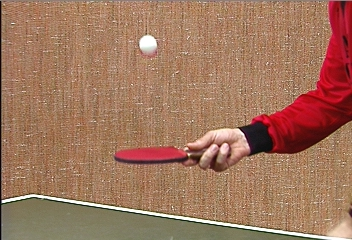
%> input picture assignment3/pingpong/0001.jpeg, 352 x 240 px, given in place of 00000001.jpg, which was not available
$ octave harris_demo.m   (GNU Octave 9; MATLAB toolbox functions it lacks are replaced by stand-ins)
%> lines starting %> are read from the running program, lines starting %| are printed output that depends on the picture; pictures that were not available may be replaced by others from this repository, and a replacement may not be noted
### assignment3/harris_corner_detector.m
function [thresh_mask, r, c] = harris_corner_detector(image, kernel_size, sigma, threshold)
% Image preprocessing
image2 = im2double(rgb2gray(image));
image2 = normalize(image2);

% Apply a gaussian filter and get the sobel derivatives
gauss = fspecial('gauss', kernel_size, sigma);
image2 = imfilter(image2, gauss, 'same');
[Gx,Gy] = imgradientxy(image2, 'sobel');

% Calculate Q Values
A = imgaussfilt(Gx.^2);
B = imgaussfilt(Gx.*Gy);
C = imgaussfilt(Gy.^2);

% Calculate H
H = (A .* C - B.^2) - 0.04*(A + C).^2;

% Filter out local maximums
max_mask = imregionalmax(H);
H_max = H.*max_mask;

% Apply the threshold
thresh_mask = H_max > threshold;
[r, c] = find(thresh_mask);

% Plot the images
subplot(1,3,1);
imshow(Gx);
subplot(1,3,2);
imshow(Gy);
subplot(1,3,3);
imshow(image);

% Apply cornerpoints to image
for i = 1:length(r)
    h = images.roi.Circle(gca,'Center',[c(i) r(i)],'Radius',5);
end

end

### assignment3/harris_demo.m
image_toy = imread('.\person_toy\00000001.jpg');
%> image_toy is the input picture: size 240x352x3 uint8; mean R, G, B 160.4, 117.4, 93.1
image_pingpong = imread('.\pingpong\0000.jpeg');
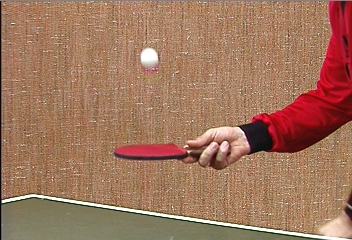
%> input picture assignment3/pingpong/0000.jpeg, 352 x 240 px
%> image_pingpong is the input picture: size 240x352x3 uint8; mean R, G, B 160.4, 117.6, 93.3

% Toy person image
kernel_size = 5;
sigma = 1;

% threshold = 1;
% [H, r, c] = harris_corner_detector(image_toy, kernel_size, sigma, threshold);
% pause(1)
threshold = 10;
[H, r, c] = harris_corner_detector(image_toy, kernel_size, sigma, threshold);
%> in harris_corner_detector, `image2 = im2double(rgb2gray(image));`:
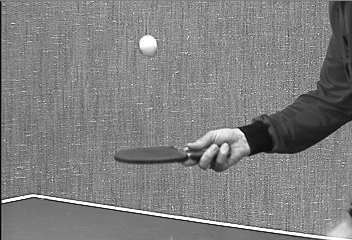
%> image2: size 240x352 double; min 0.00392, max 1, mean 0.5
%> in harris_corner_detector, `image2 = normalize(image2);`:
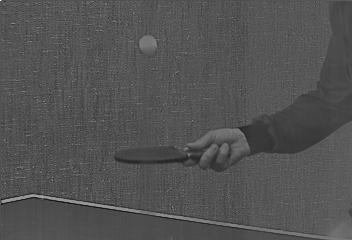
%> image2: size 240x352 double; min -7.11, max 14.71, mean -7.77e-16; drawn with min black and max white
%> in harris_corner_detector, `image2 = imfilter(image2, gauss, 'same');`:
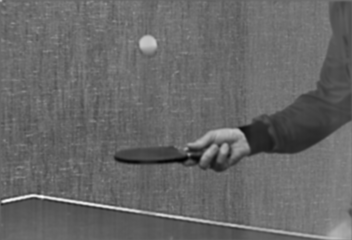
%> image2: size 240x352 double; min -3.58, max 5.19, mean -2.92e-05; drawn with min black and max white
%> the run ends on the next line
